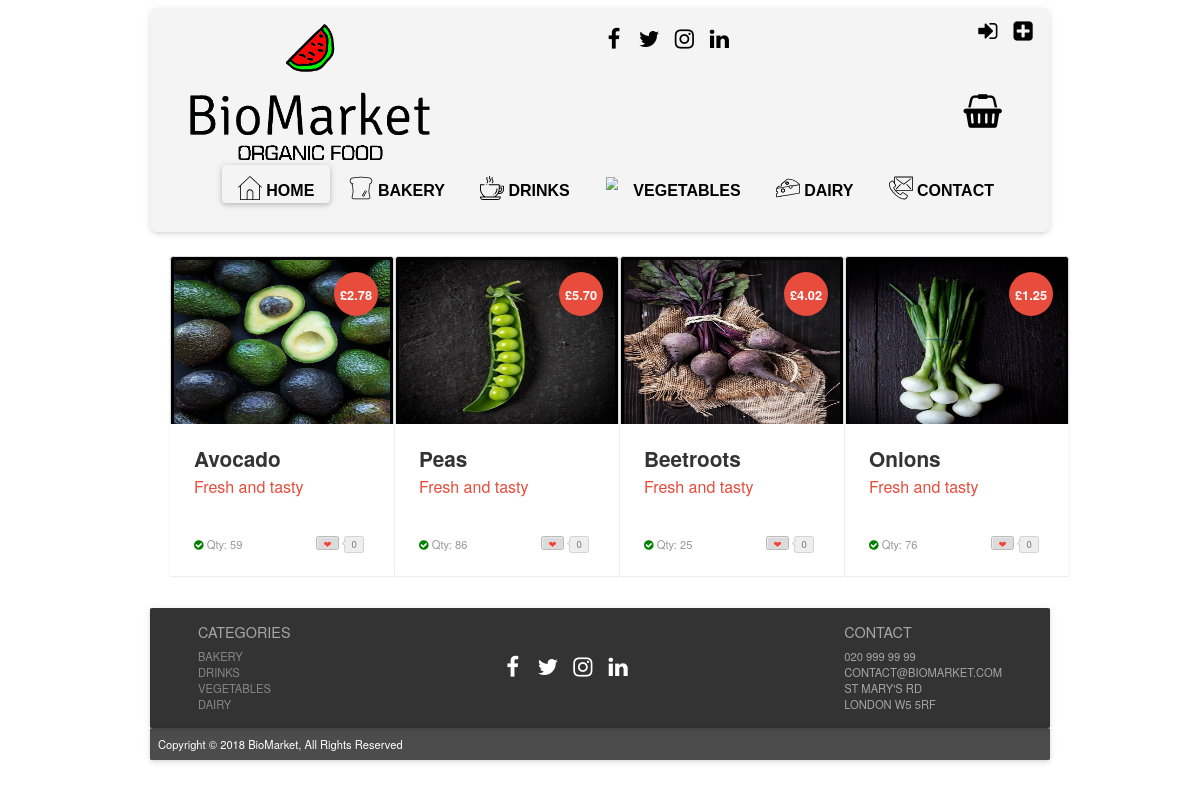
/?page=products_vegetables, run on an earlier commit of the app's database.
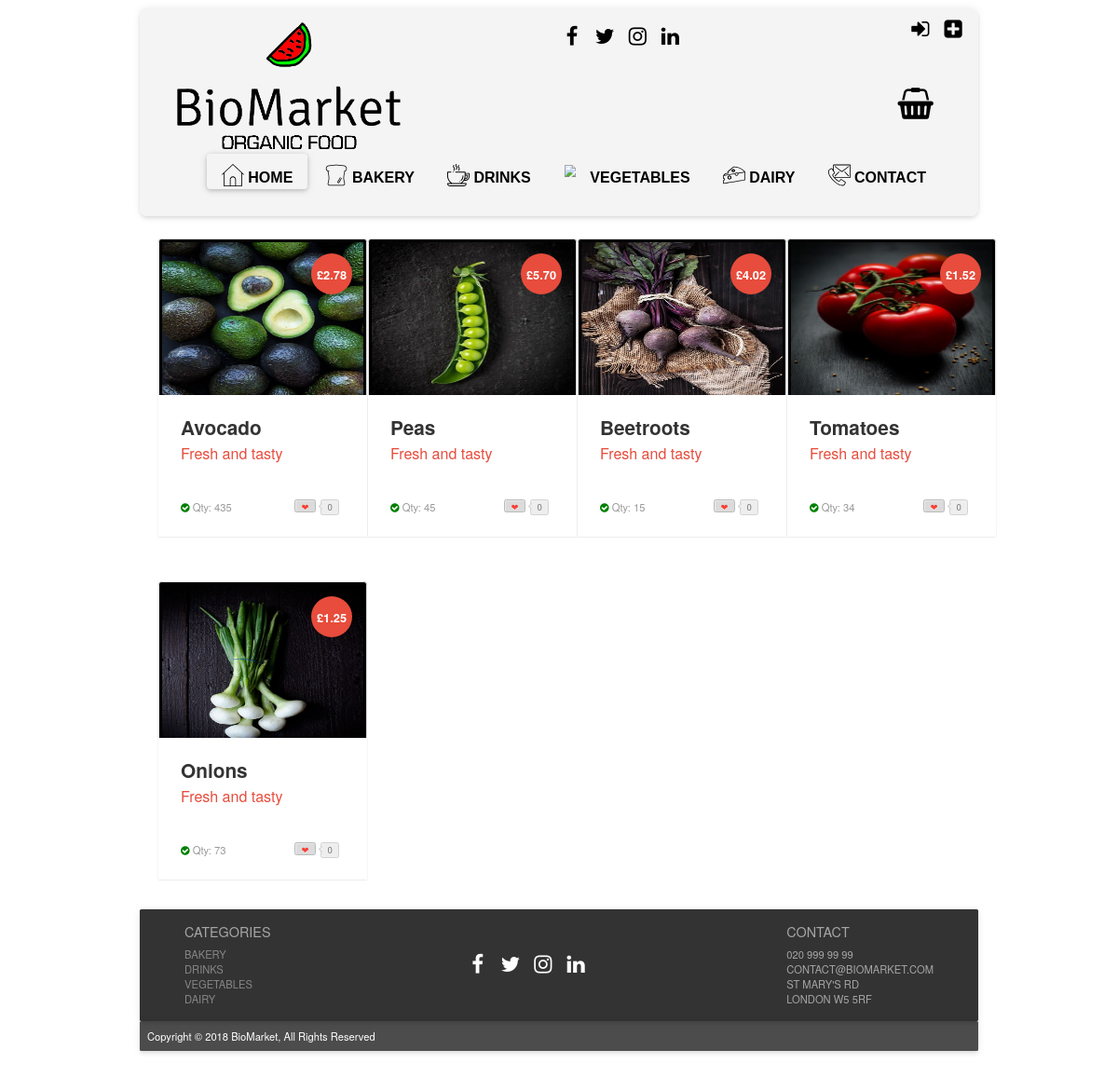
And on a later commit of the database.
### tables this page shows
CREATE TABLE IF NOT EXISTS `products` (
  `prod_id` int(11) NOT NULL AUTO_INCREMENT,
  `prod_name` varchar(50) NOT NULL,
  `price` decimal(5,2) NOT NULL,
  `sup_id` int(11) NOT NULL,
  `prod_dsc` varchar(255) NOT NULL,
  `prod_img` text NOT NULL,
  `cat_id` int(11) NOT NULL,
  `sto_qty` int(8) NOT NULL,
  PRIMARY KEY (`prod_id`),
  KEY `sup_id` (`sup_id`),
  KEY `cat_id` (`cat_id`)
);

### index.php (called while the page is built, shortened)
<?php
include "php/config.php";
$page = "home";
if (isset($_GET["page"])) {
    $page = basename($_GET["page"]);
}
$content = "";
if (file_exists("php/".$page.".php")) {
    include "php/".$page.".php";
    $content = ob_get_clean();
}
include "layout.php";

### php/config.php (called while the page is built, shortened)
<?php
function is_logged_in()
{
    return isset($_SESSION["logged_in"]) && ($_SESSION["logged_in"] == true);
}
function get_user_level()
{
    $level = "VISITOR";
    return $level;
}

### php/products_vegetables.php (the view, shortened to what this page needs)
<!DOCTYPE html>
<html lang="en">
<?php
$userlevel = get_user_level();
?>
    <head>
        <link rel="stylesheet prefetch" href="css/__codepen_io_andytran_pen.css">
        <link rel="stylesheet" href="css/product_card_style.css">
        <link rel="stylesheet" href="css/stylelogin.css">
    </head>
    <body>
    <div class="product-card">
 <?php
     $search = "SELECT * FROM products WHERE cat_id = '3' ORDER BY prod_id ASC";
    $result = mysqli_query($mysqli, $search);
    while ($row = mysqli_fetch_assoc($result))
    {
      if (!$row["sto_qty"] <= 0) {
        if ($userlevel == "MEMBER")
        {
 ?>
        <div class="container">
            <div class="column">
                <div class="post-module">
                    <div class="thumbnail">
                        <div class="discount">
                            <div class="deal">&pound<?php echo $row["price"]?></div>
                        </div><img alt="product example" src="<?php echo $row["prod_img"]?>">
                    </div>
                    <div class="post-content">
                        <div class="category">
<?php
                    print '<div class="toCard"><a href="?page=product_page&prod_id=' . $row["prod_id"] . '&action=add_to_basket">Add to Basket</a>
                    </div> ';
?>
                        </div>
                        <h1 class="title"><?php echo $row["prod_name"]?></h1>
                        <h2 class="sub_title">Fresh and tasty</h2>
                        <p class="description"><?php echo $row["prod_dsc"]?>
                        <div class="post-meta">
                            <span class="showStock"><i class="fa fa-check-circle"></i>
                           <a>Qty: <?php echo $row["sto_qty"]?></a></span><a href="#" title="Love it" class="btn btn-counter" data-count="0"><span>&#x2764;</span></a></div>
                    </div>
                </div>
            </div>
       </div>
<?php
      }
      else {
?>
       <div class="container">
            <div class="column">
                <div class="post-module">
                    <div class="thumbnail">
                        <div class="discount">
                            <div class="deal">&pound<?php echo $row["price"]?></div>
                        </div><img alt="product example" src="<?php echo $row["prod_img"]?>">
                    </div>
                    <div class="post-content">
                        <h1 class="title"><?php echo $row["prod_name"]?></h1>
                        <h2 class="sub_title">Fresh and tasty</h2>
                        <p class="description"><?php echo $row["prod_dsc"]?>
                        <div class="post-meta">
                            <span class="showStock"><i class="fa fa-check-circle"></i>
                           <a>Qty: <?php echo $row["sto_qty"]?></a></span><a href="#" title="Love it" class="btn btn-counter" data-count="0"><span>&#x2764;</span></a></div>
                    </div>
                </div>
            </div>
       </div>
<?php
      }
   }
}
?>
     </div>
    </body>
</html>

### layout.php (shortened to what this page needs)
<!doctype html>
<html lang="en">
<head>
  <link rel="stylesheet" type="text/css" href="css/bootstrap.min.css">
  <link rel="stylesheet" type="text/css" href="css/style.css">
  <link rel="stylesheet" type="text/css" href="css/font-awesome.min.css">
</head>
    <body class="<?php echo $page ?>">
       <header>
       </header>
        <div class="content">
         <?php echo $content ?>
         </div>
        <footer class="footer">
</body>
</html>

### css/style.css (style rules this page uses)
html { font-family: 'Helvetica', 'Arial', 'sans-serif'; }
* { margin: 0; padding: 0; border: 0; font-size: 100%; font: inherit; vertical-align: baseline; }
body { zoom: 0.8; -moz-transform: scale(1); -moz-transform: zoom(0.8); -moz-transform-origin: 50 50; max-width: 75%; margin: 0 auto; }
a:link { color: black; text-decoration: none; }
#logo { width: 300px; height: auto; margin: 5px 0px 0px 20px; }
.header-section { max-width: 1500px; height: 280px; margin: auto; background-color: rgb(242, 242, 242, 0.8); margin-top: 10px; padding: 10px; box-shadow: 0 2px 4px -1px rgba(0, 0, 0, 0.06), 0 4px 5px 0 rgba(0, 0, 0, 0.06), 0 1px 10px 0 rgba(0, 0, 0, 0.08); border-radius: 10px; position: relative; overflow: hidden; }
.top-menu { position: absolute; right: 50px; list-style: none; list-style-position: inside; bottom: 20px; }
.top-menu li { display: inline; padding: 5px 20px 5px 20px; border-radius: 5px; font-size: 20px; font-weight: bold; text-transform: uppercase; font-family: helvetica; margin: auto; color: #000000; -webkit-transition: all .2s ease; -moz-transition: all .2s ease; -o-transition: all .2s ease; transition: all .2s ease; padding-top: 21px; }
.top-menu li img { margin-bottom: 10px; }
.current { margin-top: 10px; padding-bottom: 10px; box-shadow: 0 2px 5px 0 rgba(0, 0, 0, 0.16), 0 2px 10px 0 rgba(0, 0, 0, 0.12); }
.menu-logo { height: 30px; width: 30px; padding: 0px; margin: 0px; -webkit-transition: all 0.3s ease-out; -moz-transition: all 0.3s ease-out; -ms-transition: all 0.3s ease-out; -o-transition: all 0.3s ease-out; transition: all 0.3s ease-out; }
.cart-icon { position: sticky; bottom: 120px; float: right; margin-right: 50px; }
.log-menu { position: absolute; bottom: 220px; right: 1%; }
.log-menu li { display: inline-block; vertical-align: top; margin-right: 5px; }
.log-menu li a { width: 35px; height: 35px; text-align: center; line-height: 35px; display: block; color: #000; -webkit-transition: all .2s ease; -moz-transition: all .2s ease; -o-transition: all .2s ease; transition: all .2s ease; }
.social-link { position: absolute; bottom: 220px; left: 50%; }
.social-link ul { margin: 0; padding: 0; float: right; }
.social-link li { display: inline-block; vertical-align: top; margin-right: 5px; }
.social-link li a { width: 35px; height: 35px; text-align: center; line-height: 35px; border-width: 0px; display: block; color: #000; -webkit-transition: all .2s ease; -moz-transition: all .2s ease; -o-transition: all .2s ease; transition: all .2s ease; }
.footer-section { color: #fff; max-width: 1500px; height: 150px; margin: auto; background-color: rgb(0, 0, 0, 0.8); margin-top: 10px; padding: 10px; box-shadow: 0 2px 4px -1px rgba(0, 0, 0, 0.06), 0 4px 5px 0 rgba(0, 0, 0, 0.06), 0 1px 10px 0 rgba(0, 0, 0, 0.08); border-radius: 2px; position: relative; overflow: hidden; }
.post-footer { color: #fff; max-width: 1500px; height: 40px; margin: auto; background-color: rgb(0, 0, 0, 0.7); margin-top: 0px; padding: 10px; box-shadow: 0 2px 4px -1px rgba(0, 0, 0, 0.06), 0 4px 5px 0 rgba(0, 0, 0, 0.06), 0 1px 10px 0 rgba(0, 0, 0, 0.08); border-radius: 2px; position: relative; overflow: hidden; }
.footer-cat { color: #a6a6a6; text-transform: uppercase; float: left; margin-left: 50px; }
.footer-cat ul { list-style-type: none; }
.footer-cat ul > li a:visited, .footer-cat ul > li a:link { color: #878787; }
.footer-contact { color: #a6a6a6; float: right; margin-right: 50px; text-transform: uppercase; }
.footer-contact ul { list-style-type: none; }
.social-link-footer { text-align: center; Margin-top: 50px; }
.social-link-footer li { display: inline-block; vertical-align: central; margin-right: 5px; }
.social-link-footer li a { width: 35px; height: 35px; text-align: center; line-height: 35px; border-width: 0px; display: block; color: #fff; -webkit-transition: all .2s ease; -moz-transition: all .2s ease; -o-transition: all .2s ease; transition: all .2s ease; }

What changed in the data, as far as the page shows it:
changed products "Avocado": sto_qty "59" → "435"
changed products "Peas": sto_qty "86" → "45"
changed products "Beetroots": sto_qty "25" → "15"
now on this page (row edited): products: price "1.52", prod_img (picture), prod_name "Tomatoes", sto_qty "34"
changed products "Onions": sto_qty "76" → "73"
